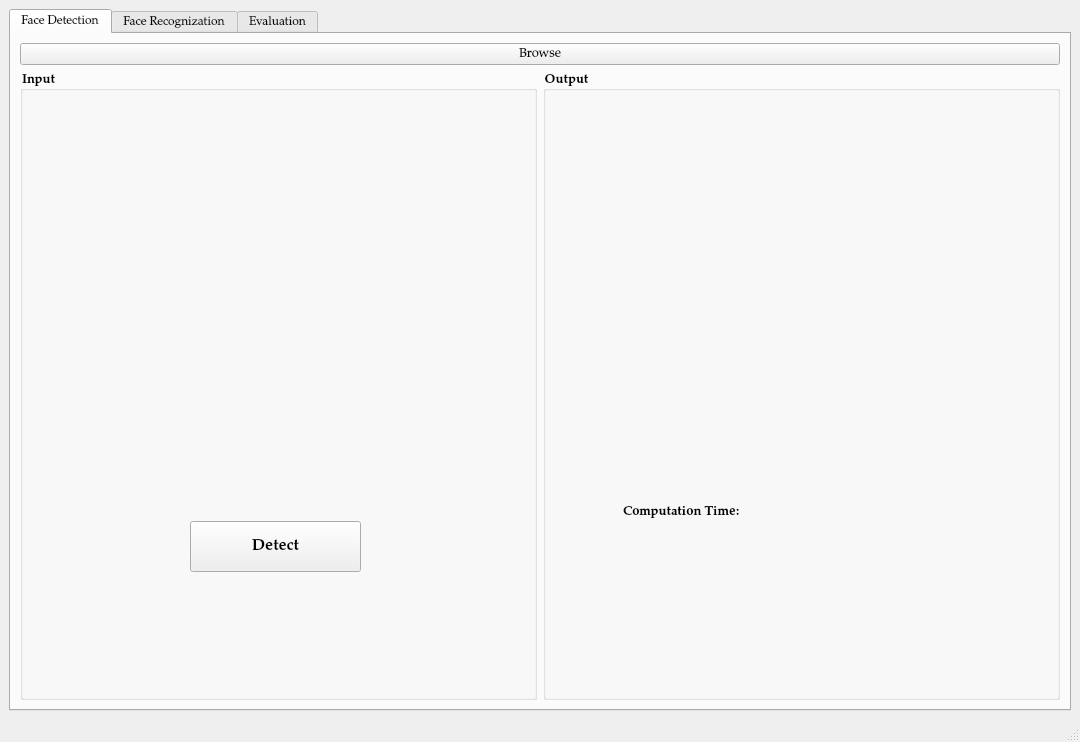
<?xml version="1.0" encoding="UTF-8"?>
<ui version="4.0">
 <class>MainWindow</class>
 <widget class="QMainWindow" name="MainWindow">
  <property name="geometry">
   <rect>
    <x>0</x>
    <y>0</y>
    <width>1080</width>
    <height>742</height>
   </rect>
  </property>
  <property name="font">
   <font>
    <family>Palatino Linotype</family>
   </font>
  </property>
  <property name="windowTitle">
   <string>MainWindow</string>
  </property>
  <property name="styleSheet">
   <string notr="true">alternate-background-color: rgb(167, 167, 167);</string>
  </property>
  <widget class="QWidget" name="centralwidget">
   <layout class="QGridLayout" name="gridLayout">
    <item row="0" column="0">
     <widget class="QTabWidget" name="tabWidget">
      <property name="font">
       <font>
        <family>Palatino Linotype</family>
       </font>
      </property>
      <property name="currentIndex">
       <number>0</number>
      </property>
      <widget class="QWidget" name="FaceDetection">
       <attribute name="title">
        <string>Face Detection</string>
       </attribute>
       <layout class="QGridLayout" name="gridLayout_8">
        <item row="1" column="0">
         <layout class="QGridLayout" name="gridLayout_1">
          <item row="0" column="1">
           <layout class="QHBoxLayout" name="horizontalLayout_1">
            <item>
             <widget class="QGroupBox" name="imageBox_1">
              <property name="font">
               <font>
                <family>Palatino Linotype</family>
                <pointsize>10</pointsize>
                <weight>75</weight>
                <bold>true</bold>
               </font>
              </property>
              <property name="title">
               <string>Input</string>
              </property>
              <widget class="QPushButton" name="button_1">
               <property name="geometry">
                <rect>
                 <x>170</x>
                 <y>450</y>
                 <width>171</width>
                 <height>51</height>
                </rect>
               </property>
               <property name="font">
                <font>
                 <family>Palatino Linotype</family>
                 <pointsize>12</pointsize>
                 <weight>75</weight>
                 <bold>true</bold>
                </font>
               </property>
               <property name="text">
                <string>Detect</string>
               </property>
              </widget>
              <widget class="QLabel" name="image_1">
               <property name="geometry">
                <rect>
                 <x>90</x>
                 <y>60</y>
                 <width>370</width>
                 <height>320</height>
                </rect>
               </property>
               <property name="text">
                <string/>
               </property>
              </widget>
             </widget>
            </item>
            <item>
             <widget class="QGroupBox" name="imageBox_2">
              <property name="font">
               <font>
                <family>Palatino Linotype</family>
                <pointsize>10</pointsize>
                <weight>75</weight>
                <bold>true</bold>
               </font>
              </property>
              <property name="title">
               <string>Output</string>
              </property>
              <property name="flat">
               <bool>false</bool>
              </property>
              <property name="checkable">
               <bool>false</bool>
              </property>
              <widget class="QLabel" name="image_2">
               <property name="geometry">
                <rect>
                 <x>90</x>
                 <y>60</y>
                 <width>370</width>
                 <height>320</height>
                </rect>
               </property>
               <property name="text">
                <string/>
               </property>
              </widget>
              <widget class="QLabel" name="label_1">
               <property name="geometry">
                <rect>
                 <x>80</x>
                 <y>400</y>
                 <width>281</width>
                 <height>81</height>
                </rect>
               </property>
               <property name="font">
                <font>
                 <family>Palatino Linotype</family>
                 <pointsize>10</pointsize>
                 <weight>75</weight>
                 <bold>true</bold>
                </font>
               </property>
               <property name="text">
                <string>Computation Time:</string>
               </property>
               <property name="scaledContents">
                <bool>false</bool>
               </property>
               <property name="textInteractionFlags">
                <set>Qt::NoTextInteraction</set>
               </property>
              </widget>
             </widget>
            </item>
           </layout>
          </item>
         </layout>
        </item>
        <item row="0" column="0">
         <widget class="QPushButton" name="browse_0">
          <property name="font">
           <font>
            <family>Palatino Linotype</family>
            <pointsize>10</pointsize>
            <weight>50</weight>
            <bold>false</bold>
           </font>
          </property>
          <property name="text">
           <string>Browse</string>
          </property>
         </widget>
        </item>
       </layout>
      </widget>
      <widget class="QWidget" name="FaceRecognization">
       <attribute name="title">
        <string>Face Recognization</string>
       </attribute>
       <layout class="QGridLayout" name="gridLayout_6">
        <item row="1" column="0">
         <layout class="QHBoxLayout" name="horizontalLayout_2">
          <item>
           <widget class="QGroupBox" name="imageBox_3">
            <property name="font">
             <font>
              <family>Palatino Linotype</family>
              <pointsize>10</pointsize>
              <weight>75</weight>
              <bold>true</bold>
             </font>
            </property>
            <property name="title">
             <string>Input</string>
            </property>
            <widget class="QPushButton" name="button_2">
             <property name="geometry">
              <rect>
               <x>170</x>
               <y>450</y>
               <width>161</width>
               <height>51</height>
              </rect>
             </property>
             <property name="font">
              <font>
               <family>Palatino Linotype</family>
               <pointsize>12</pointsize>
               <weight>75</weight>
               <bold>true</bold>
              </font>
             </property>
             <property name="text">
              <string>Recognize</string>
             </property>
            </widget>
            <widget class="QLabel" name="image_3">
             <property name="geometry">
              <rect>
               <x>90</x>
               <y>60</y>
               <width>370</width>
               <height>320</height>
              </rect>
             </property>
             <property name="text">
              <string/>
             </property>
            </widget>
           </widget>
          </item>
          <item>
           <widget class="QGroupBox" name="imageBox_4">
            <property name="font">
             <font>
              <family>Palatino Linotype</family>
              <pointsize>10</pointsize>
              <weight>75</weight>
              <bold>true</bold>
             </font>
            </property>
            <property name="title">
             <string>Output</string>
            </property>
            <property name="flat">
             <bool>false</bool>
            </property>
            <property name="checkable">
             <bool>false</bool>
            </property>
            <widget class="QLabel" name="label_2">
             <property name="geometry">
              <rect>
               <x>80</x>
               <y>400</y>
               <width>281</width>
               <height>81</height>
              </rect>
             </property>
             <property name="font">
              <font>
               <family>Palatino Linotype</family>
               <pointsize>10</pointsize>
               <weight>75</weight>
               <bold>true</bold>
              </font>
             </property>
             <property name="text">
              <string>Computation Time:</string>
             </property>
             <property name="scaledContents">
              <bool>false</bool>
             </property>
             <property name="textInteractionFlags">
              <set>Qt::NoTextInteraction</set>
             </property>
            </widget>
            <widget class="QLabel" name="image_4">
             <property name="geometry">
              <rect>
               <x>90</x>
               <y>60</y>
               <width>370</width>
               <height>320</height>
              </rect>
             </property>
             <property name="text">
              <string/>
             </property>
            </widget>
           </widget>
          </item>
         </layout>
        </item>
        <item row="0" column="0">
         <widget class="QPushButton" name="browse_1">
          <property name="font">
           <font>
            <family>Palatino Linotype</family>
            <pointsize>10</pointsize>
            <weight>50</weight>
            <bold>false</bold>
           </font>
          </property>
          <property name="text">
           <string>Browse</string>
          </property>
         </widget>
        </item>
       </layout>
      </widget>
      <widget class="QWidget" name="Evauation">
       <attribute name="title">
        <string>Evaluation</string>
       </attribute>
       <layout class="QGridLayout" name="gridLayout_7">
        <item row="0" column="0">
         <layout class="QGridLayout" name="gridLayout_3">
          <item row="0" column="1">
           <layout class="QHBoxLayout" name="horizontalLayout_3">
            <item>
             <widget class="QGroupBox" name="imageBox_5">
              <property name="font">
               <font>
                <family>Palatino Linotype</family>
                <pointsize>10</pointsize>
                <weight>75</weight>
                <bold>true</bold>
               </font>
              </property>
              <property name="title">
               <string>ROC</string>
              </property>
              <widget class="QLabel" name="image_5">
               <property name="geometry">
                <rect>
                 <x>280</x>
                 <y>100</y>
                 <width>491</width>
                 <height>291</height>
                </rect>
               </property>
               <property name="text">
                <string/>
               </property>
              </widget>
              <widget class="QPushButton" name="button_3">
               <property name="geometry">
                <rect>
                 <x>480</x>
                 <y>460</y>
                 <width>111</width>
                 <height>51</height>
                </rect>
               </property>
               <property name="font">
                <font>
                 <family>Palatino Linotype</family>
                 <pointsize>11</pointsize>
                 <weight>75</weight>
                 <bold>true</bold>
                </font>
               </property>
               <property name="text">
                <string>View</string>
               </property>
              </widget>
              <widget class="QLabel" name="label_3">
               <property name="geometry">
                <rect>
                 <x>370</x>
                 <y>420</y>
                 <width>59</width>
                 <height>18</height>
                </rect>
               </property>
               <property name="font">
                <font>
                 <family>Palatino Linotype</family>
                 <pointsize>10</pointsize>
                 <weight>75</weight>
                 <bold>true</bold>
                </font>
               </property>
               <property name="text">
                <string>Accuracy:</string>
               </property>
               <property name="scaledContents">
                <bool>false</bool>
               </property>
               <property name="textInteractionFlags">
                <set>Qt::NoTextInteraction</set>
               </property>
              </widget>
             </widget>
            </item>
           </layout>
          </item>
         </layout>
        </item>
       </layout>
      </widget>
     </widget>
    </item>
   </layout>
  </widget>
  <widget class="QMenuBar" name="menubar">
   <property name="geometry">
    <rect>
     <x>0</x>
     <y>0</y>
     <width>1080</width>
     <height>21</height>
    </rect>
   </property>
  </widget>
  <widget class="QStatusBar" name="statusbar"/>
  <action name="load_image_action">
   <property name="text">
    <string>Open</string>
   </property>
  </action>
  <action name="load_second_image_action">
   <property name="text">
    <string>Load Second Image</string>
   </property>
  </action>
 </widget>
 <resources/>
 <connections/>
</ui>
